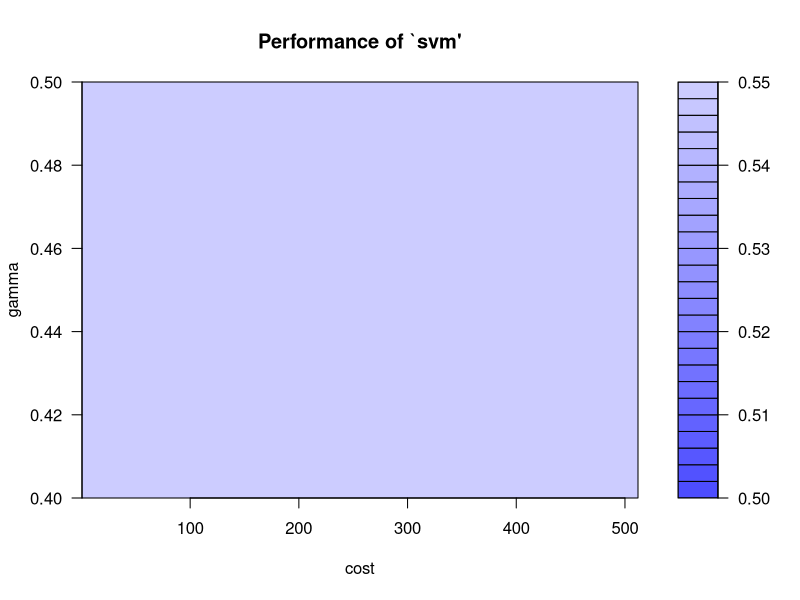
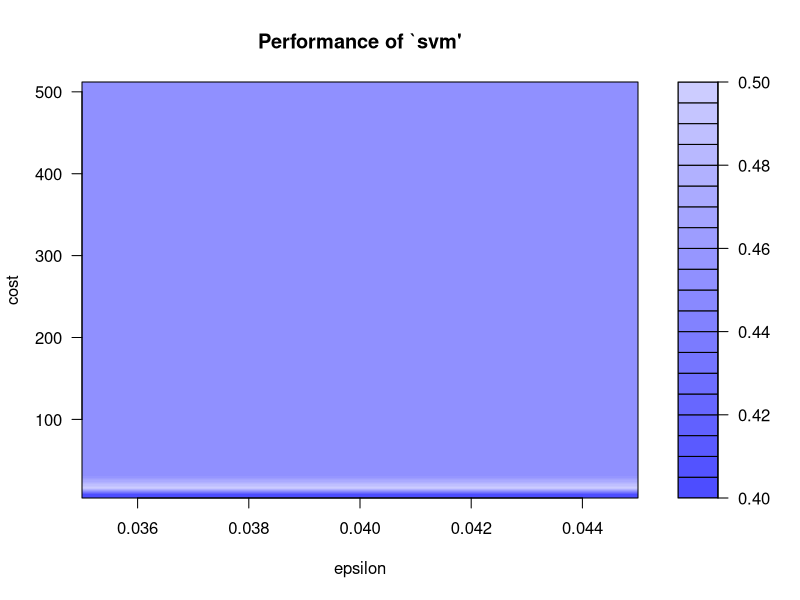

Recreate these plots in R, in order. (Note: this script raises an error after producing the figures.)
## ---- chunk 1
library(e1071)
library(rpart)

short_after_selected <- read.csv("short_after_selected.csv")
short_after_selected$X <- ifelse(short_after_selected$RETURN >0, 1,0)
short_after_selected <- na.omit(short_after_selected)

test.index <- sample(1:24,4,replace = F)
test.sas <- short_after_selected[test.index,]
test.sas <- test.sas[,-11]
test.sas.x <- test.sas[,-1]
train.sas <- short_after_selected[-test.index,]
train.sas <- train.sas[,-11]

colnames(train.sas)[1] <-"y"
colnames(test.sas)[1] <-"y"
train.sas$y <- as.factor(train.sas$y)
## ---- chunk 2
# SVM
model.svm <- svm(y ~ ., data = train.sas, cost = 0.5, gamma = 0.4)
pre.svm <- predict(model.svm,test.sas.x,type="class")
table(pre.svm,test.sas$y)
## ---- chunk 3
svm_tune <- tune(svm, 
                 y~DY+EBITG+EV2EBITDA+M2B+MOMENTUM+PB+PE+PF+PS+days,
                 data=train.sas,
                 kernel="radial", 
                 ranges=list(cost=2^(-1:9), 
                             gamma=c(0.4,0.45,0.5)))

print(svm_tune)
plot(svm_tune)
## ---- chunk 4
# perform a grid search
tuneResult <- tune(svm, y~DY+EBITG+EV2EBITDA+M2B+MOMENTUM+PB+PE+PF+PS+days,
                   data=train.sas,
                   ranges = list(epsilon = seq(0.035,0.05,0.01), 
                                 cost = 2^(2:9))
)
print(tuneResult)
# best performance: 0.02580226
# best parameters: epslion 0.05, cost=16
# Draw the tuning graph
plot(tuneResult)
## ---- chunk 5
tunedModel <- tuneResult$best.model
tunedModelY <- predict(tunedModel, test.sas) 
 
error <- short_after_selected$RETURN - tunedModelY  
 
# this value can be different on your computer
# because the tune method  randomly shuffles the data
tunedModelRMSE <- rmse(error)  # 2.219642  
tunedModelRMSE
## ---- chunk 6
rmse <- function(error)
{
  sqrt(mean(error^2))
}

